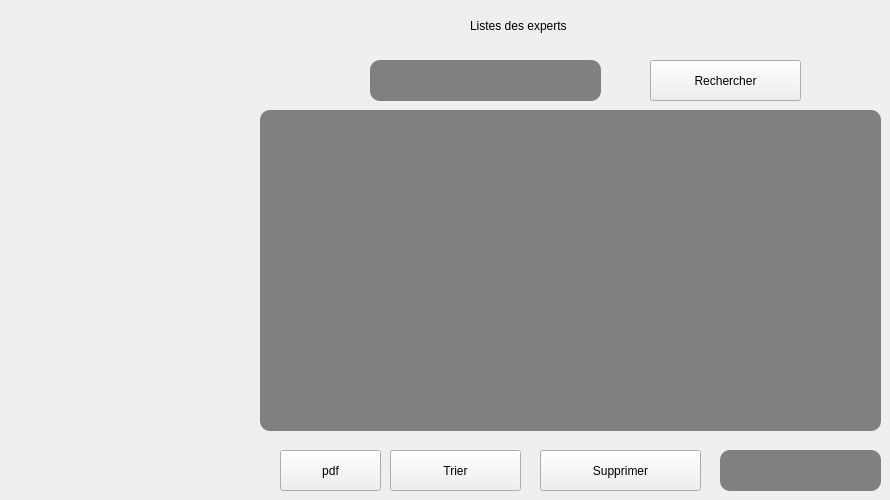
      <widget class="QWidget" name="tab_18">
       <attribute name="title">
        <string>Ajouter</string>
       </attribute>
       <widget class="QPushButton" name="supp">
        <property name="geometry">
         <rect>
          <x>540</x>
          <y>450</y>
          <width>161</width>
          <height>41</height>
         </rect>
        </property>
        <property name="styleSheet">
         <string notr="true">QPushButton

{
	background-color: rgb(72, 78, 86);
	border-style: outset;
    border-width: 2px;
    border-radius:10px;
    border-color: beige;
    font: bold 14px;;
    padding: 6px;
	color: rgb(255, 255, 255);

}

QPushButton:hover

{
	background-color: lightgreen;
	color: rgb(0, 0, 0);
	gridline-color: rgb(94, 118, 255);
}

QPushButton:pressed</string>
        </property>
        <property name="text">
         <string>Supprimer</string>
        </property>
       </widget>
       <widget class="QLabel" name="label_45">
        <property name="geometry">
         <rect>
          <x>470</x>
          <y>0</y>
          <width>271</width>
          <height>51</height>
         </rect>
        </property>
        <property name="styleSheet">
         <string notr="true">font: 28pt &quot;Niagara Engraved&quot;;
</string>
        </property>
        <property name="text">
         <string>Listes des experts</string>
        </property>
       </widget>
       <widget class="QLabel" name="alerte_id">
        <property name="geometry">
         <rect>
          <x>360</x>
          <y>195</y>
          <width>221</width>
          <height>41</height>
         </rect>
        </property>
        <property name="text">
         <string/>
        </property>
       </widget>
       <widget class="QLineEdit" name="id_2">
        <property name="geometry">
         <rect>
          <x>370</x>
          <y>60</y>
          <width>231</width>
          <height>41</height>
         </rect>
        </property>
        <property name="styleSheet">
         <string notr="true">border-radius: 10px;
background-color: grey;
color: rgb(255, 255, 255);
alternate-background-color: rgb(255, 255, 255);</string>
        </property>
        <property name="text">
         <string/>
        </property>
        <property name="maxLength">
         <number>8</number>
        </property>
       </widget>
       <widget class="QPushButton" name="pushButton_7">
        <property name="geometry">
         <rect>
          <x>390</x>
          <y>450</y>
          <width>131</width>
          <height>41</height>
         </rect>
        </property>
        <property name="styleSheet">
         <string notr="true">QPushButton

{
	background-color: rgb(72, 78, 86);
	border-style: outset;
    border-width: 2px;
    border-radius:10px;
    border-color: beige;
    font: bold 14px;;
    padding: 6px;
	color: rgb(255, 255, 255);

}

QPushButton:hover

{
	background-color: lightgreen;
	color: rgb(0, 0, 0);
	gridline-color: rgb(94, 118, 255);
}

QPushButton:pressed</string>
        </property>
        <property name="text">
         <string>Trier</string>
        </property>
       </widget>
       <widget class="QPushButton" name="pushButton_8">
        <property name="geometry">
         <rect>
          <x>280</x>
          <y>450</y>
          <width>101</width>
          <height>41</height>
         </rect>
        </property>
        <property name="styleSheet">
         <string notr="true">QPushButton

{
	background-color: rgb(72, 78, 86);
	border-style: outset;
    border-width: 2px;
    border-radius:10px;
    border-color: beige;
    font: bold 14px;;
    padding: 6px;
	color: rgb(255, 255, 255);

}

QPushButton:hover

{
	background-color: lightgreen;
	color: rgb(0, 0, 0);
	gridline-color: rgb(94, 118, 255);
}

QPushButton:pressed</string>
        </property>
        <property name="text">
         <string>pdf</string>
        </property>
       </widget>
       <widget class="QTableView" name="tableView_9">
        <property name="geometry">
         <rect>
          <x>260</x>
          <y>110</y>
          <width>621</width>
          <height>321</height>
         </rect>
        </property>
        <property name="styleSheet">
         <string notr="true">border-radius: 10px;
background-color: grey;
color: rgb(255, 255, 255);
alternate-background-color: rgb(255, 255, 255);</string>
        </property>
       </widget>
       <widget class="QLineEdit" name="id_supp">
        <property name="geometry">
         <rect>
          <x>720</x>
          <y>450</y>
          <width>161</width>
          <height>41</height>
         </rect>
        </property>
        <property name="styleSheet">
         <string notr="true">border-radius: 10px;
background-color: grey;
color: rgb(255, 255, 255);
alternate-background-color: rgb(255, 255, 255);</string>
        </property>
        <property name="text">
         <string/>
        </property>
        <property name="maxLength">
         <number>8</number>
        </property>
       </widget>
       <widget class="QPushButton" name="pushButton_9">
        <property name="geometry">
         <rect>
          <x>650</x>
          <y>60</y>
          <width>151</width>
          <height>41</height>
         </rect>
        </property>
        <property name="styleSheet">
         <string notr="true">QPushButton

{
	background-color: rgb(72, 78, 86);
	border-style: outset;
    border-width: 2px;
    border-radius:10px;
    border-color: beige;
    font: bold 14px;;
    padding: 6px;
	color: rgb(255, 255, 255);

}

QPushButton:hover

{
	background-color: lightgreen;
	color: rgb(0, 0, 0);
	gridline-color: rgb(94, 118, 255);
}

QPushButton:pressed</string>
        </property>
        <property name="text">
         <string>Rechercher</string>
        </property>
       </widget>
      </widget>
